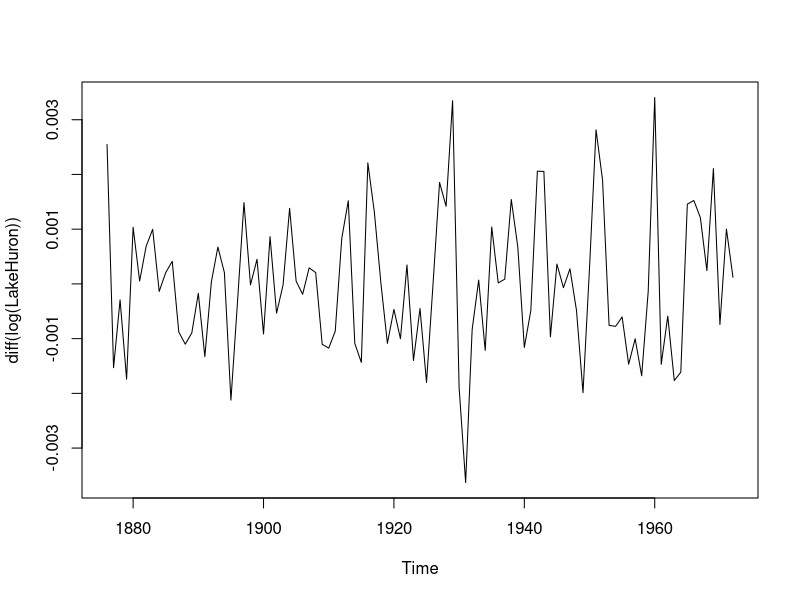
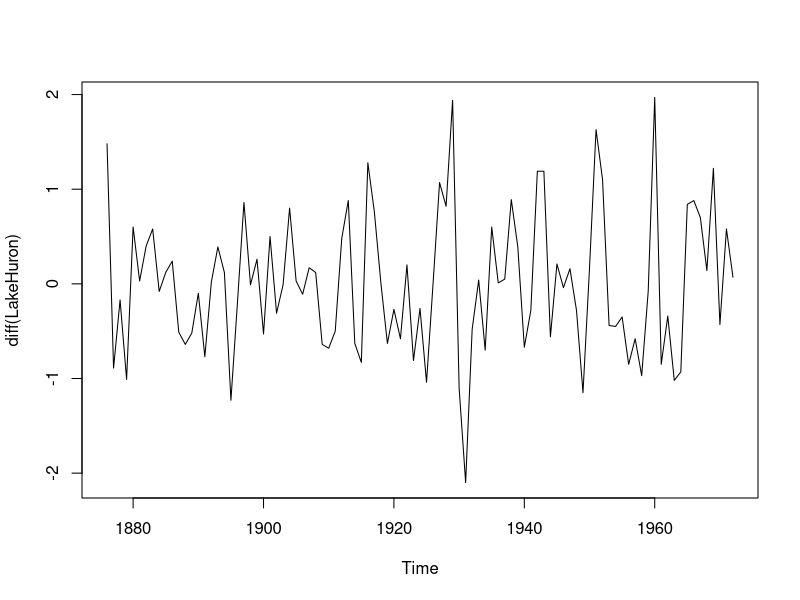
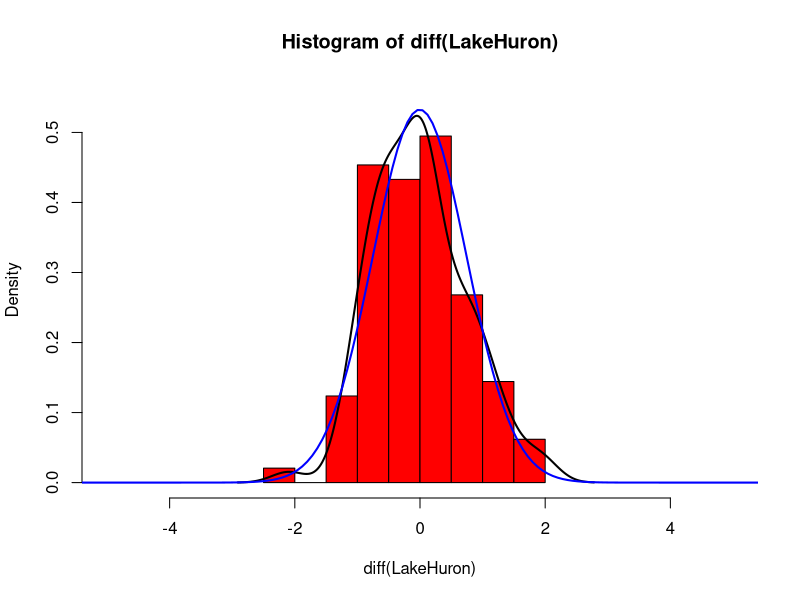

These figures' R source, in order: (Note: this script raises an error after producing the figures.)
## ---- chunk 1
library(forecast)

## ---- chunk 2
data("LakeHuron")
head(LakeHuron)
# Test de normalidad
plot(diff(log(LakeHuron)),type = "l")

# Muestra posibles atipicidades
plot(diff(LakeHuron),type = "l")

# Hay que jugar un poco con los limites, porque a veces sale un poco cortado el grafico  o s eve muy pequenno si la escala es muy grande.
hist(diff(LakeHuron),
     prob = T,
     ylim = c(0,0.55),
     xlim = c(-5,5),
     col = "red")

lines(density(diff(LakeHuron)),lwd = 2)

mu <- mean(diff(LakeHuron))
mu

sigma <- sd(diff(LakeHuron))
sigma

x <- seq(-40,40,length = 1000)
min(x)
max(x)

y <- dnorm(x,mu,sigma)
lines(x,y,lwd = 2,col = "blue")

# Prueba de Shapiro

df <- diff(LakeHuron)
shapiro.test(df) # No hay evidencia suficiente para rechazar la hipotesis
## ---- chunk 3
# Grafico para mostrar la descompocision de una serie
plot(stl(LakeHuron,
         s.window = "periodic")) # No funciona porque no hay periodo o tiene muy pocos datos
## ---- chunk 4
# Se carga la base de Datos de Lake Hurón, que contine datos sobre los niveles de agua (en pies) de dicho lago desde 1875 a 1972 (datos anuales)

data(LakeHuron)
LakeHuron

# Se crea el Peridiograma

res <- spec.pgram(LakeHuron, log = "no") # ver cuales son los espectros mas grandes, y si hay ciclos, son puntos que debemos darle prioridad
res 

res$freq
res$spec

# Ordenar las frecuencias con respecto al espectro
order(res$spec,res$freq,decreasing = TRUE)  

# SE SELECCIONAN LAS PRIMERAS TRES POSICIONES

# La posición 1 del order se debe ignorar, si queda dentro de las primeras tres posiciones

max1 <- res$freq[3] # "3" sale del espectro ordenado
max1

max2 <- res$freq[13]
max2

max3 <- res$freq[9]
max3

# El primer "pico" ocurre en: 0.03
abline(v = max1, 
       lty = "dotted", 
       col = "red")

# Para el cálculo del períodos, se toma 1 como la frecuencia de la Serie, pues los datos son anuales
# Esto implica que el periodo es:

periodo1 <- 1/max1 # "1" porque los datos son anuales, si son mensuales se pone 12, si son diarios 365... cambia de acuerdo a la frecuencia de los datos.
periodo1 # Muy grande para el tamaño de la serie

# El segundo "pico" ocurre en: 0.13
abline(v = max2, 
       lty = "dotted",
       col = "blue")

# Esto implica que el periodo es:
periodo2 <- 1/max2
periodo2


# El tercer "pico" ocurre en: 0.09
abline(v = max3, 
       lty = "dotted",
       col = "magenta")

# Esto implica que el periodo es:
periodo3 <- 1/max3
periodo3
## ---- chunk 5
# Creamos el modelo SARIMA(1,2,1)(2,1,0)
# Con periodo = 11 (el que obtuvimos en los periodos de arriba). 33 lo descartamos porque era muy grande para este caso
fit <- arima(LakeHuron,
             order = c(1,2,1),
             seasonal = list(order = c(2,1,0),
                             period = 11))

LH.pred <- predict(fit, 
                   n.ahead = 8)
LH.pred
## ---- chunk 6
# p=1 (Lineas que se salen del grafico "Patrial ACF")
layout(matrix(c(1,1,2,3), 2, 2, byrow = TRUE))

plot(LakeHuron,
     xlim = c(1875,1980),
     ylim = c(575,584),
     type = "o")

lines(LH.pred$pred,
      col = "red",
      type = "o")

lines(LH.pred$pred + 2*LH.pred$se,
      col = "red",
      lty = 3,
      type = "o")

lines(LH.pred$pred - 2*LH.pred$se,
      col = "red",
      lty = 3,
      type = "o")

acf(LakeHuron, 
    main = "Autocorrelación Simple",
    col = "black",
    ylim = c(-1,1))

pacf(LakeHuron,main = "Autocorrelación Parcial",
     col = "black",
     ylim = c(-1,1))
## ---- chunk 7
## SARIMA(2,2,1)(2,1,2)
fit <- arima(LakeHuron,
             order = c(2,2,1),
             seasonal = list(order = c(2,1,2), period = 11))

LH.pred <- predict(fit,n.ahead = 8) # 8 predicciones a futuro

layout(matrix(c(1,1,2,3), 2, 2, byrow = TRUE))

plot(LakeHuron,
     xlim = c(1875,1980),
     ylim = c(575,584), type = "o")

lines(LH.pred$pred,col = "green", type = "o")

lines(LH.pred$pred + 2*LH.pred$se,
      col = "green",
      lty = 3, 
      type = "o")

lines(LH.pred$pred - 2*LH.pred$se,
      col = "green",
      lty = 3, 
      type = "o")

acf(LakeHuron, 
    main = "Autocorrelación Simple",
    col = "black",
    ylim = c(-1,1))

pacf(LakeHuron, 
     main = "Autocorrelación Parcial",
     col = "black",
     ylim = c(-1,1))
## ---- chunk 8
prediccion <- forecast(fit, h = 30)
plot(prediccion)

## ---- chunk 9
# Modelo para período 7 SARIMA(2,2,2)(3,3,3)

fit <- arima(LakeHuron,order=c(2,2,2),seasonal=list(order=c(3,3,3),period=7))
LH.pred<-predict(fit,n.ahead=8)
layout(matrix(c(1,1,2,3), 2, 2, byrow = TRUE))
plot(LakeHuron,xlim=c(1875,1980),ylim=c(575,584),type="o")
lines(LH.pred$pred,col="blue",type="o")
lines(LH.pred$pred+2*LH.pred$se,col="blue",lty=3,type="o")
lines(LH.pred$pred-2*LH.pred$se,col="blue",lty=3,type="o")
acf(LakeHuron,main="Autocorrelación Simple",col="black",ylim=c(-1,1))
pacf(LakeHuron,main="Autocorrelación Parcial",col="black",ylim=c(-1,1))
## ---- chunk 10
caj104 <- read.csv("cajero104.csv", header = F, sep = ',', dec = '.' )

# Iniciando el 1° de enero del 2008. Como los datos son diarios, la frecuencia es 365

caj104 <- ts(caj104[,1],
             start = c(2008,1), 
             frequency = 365) # Si aqui nos da 7, son 7 dias
# siembre hay que revisar en que formato esta nuestra serie de datos y hacer la conversion.

period104 <- spec.pgram(caj104, log = "no")

pos <- order(period104$spec,
             period104$freq,
             decreasing = TRUE) 
pos[1:3]

# La posición 1 en order se debe ignorar
max1 <- period104$freq[71]
max1

max2 <- period104$freq[154]
max2

max3 <- period104$freq[309]
max3

is.ts(caj104) # Verificar la serie de tiempo

# El primer "pico" ocurre en: max1
abline(v = max1, lty = "dotted", col = "red")
# Esto implica que el periodo es:
# Donde 365 es la frecuencia de la Serie
periodo1 <- 365/max1
periodo1

# El segundo "pico" ocurre en: max2
abline(v = max2, lty = "dotted", col = "blue")
# Esto implica que el periodo es:
periodo2 <- 365/max2
periodo2

# El tercer "pico" ocurre en: 0.09
abline(v = max3, lty = "dotted", col = "magenta")

# Esto implica que el periodo es:
periodo3 <- 365/max3
periodo3

## ---- chunk 11
plot(stl(caj104,
         s.window = "periodic"))
## ---- chunk 12
# Con periodo = 15

auto.arima(caj104)
## ---- chunk 13
fit <- arima(caj104,
             order = c(2,1,2),
             seasonal = list(order = c(1,1,1),
                             period = 15))

LH.pred <- predict(fit,n.ahead = 48)

layout(matrix(c(1,1,2,3), 2, 2, byrow = TRUE))

plot(caj104,
     xlim = c(2008,2011), 
     type = "o")

lines(LH.pred$pred, col = "green",
      type = "o")

lines(LH.pred$pred + 2*LH.pred$se, 
      col = "green",
      lty = 3,
      type = "o")

lines(LH.pred$pred - 2*LH.pred$se,
      col = "green",
      lty = 3,
      type = "o")

acf(caj104, main = "Autocorrelación Simple", 
    col = "black",
    ylim = c(-1,1))

pacf(caj104,main = "Autocorrelación Parcial", 
     col = "black",
     ylim = c(-1,1))
## ---- chunk 14

plot(caj104, type = "o")

res <- HoltWinters(caj104)
plot(res)


plot(caj104,
     xlim = c(2008,2011))

lines(predict(res,n.ahead = 48), col = 2)
